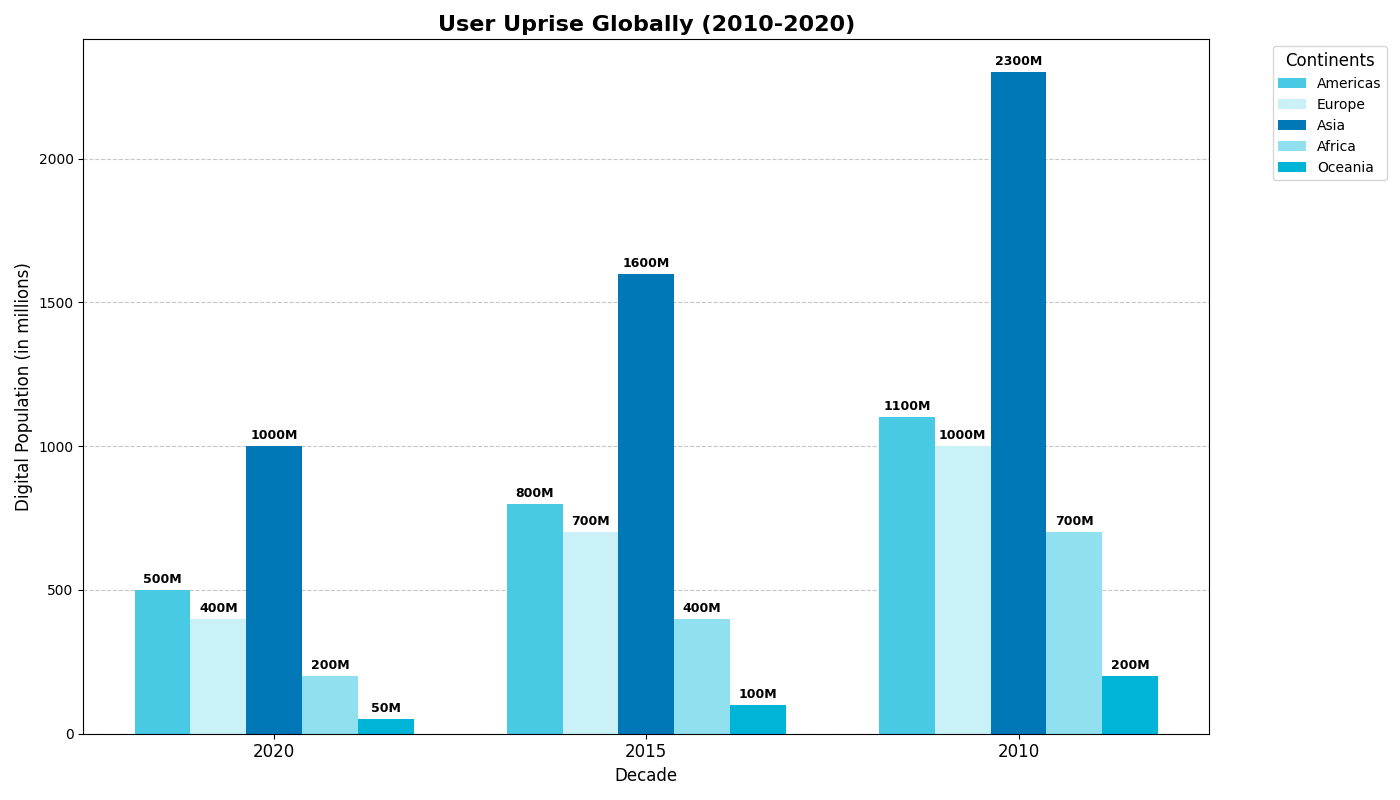

Source code (Python):
import matplotlib.pyplot as plt
import numpy as np

# Define regions and years
regions = ['Americas', 'Europe', 'Asia', 'Africa', 'Oceania']
years = ['2020', '2015', '2010']

# Internet users data (in millions) for each region over the years
internet_users = [
    [500, 800, 1100],  # Americas
    [400, 700, 1000],  # Europe
    [1000, 1600, 2300], # Asia
    [200, 400, 700],    # Africa
    [50, 100, 200]      # Oceania
]

# Shuffled Colors for each region
colors = ['#48cae4', '#caf0f8', '#0077b6', '#90e0ef', '#00b4d8']

fig, ax = plt.subplots(figsize=(14, 8))
bar_width = 0.15
ind = np.arange(len(years))

# Plotting the bars with shuffled colors
for i, (region, color) in enumerate(zip(regions, colors)):
    bar_positions = ind + i * bar_width
    bars = ax.bar(bar_positions, internet_users[i], bar_width, color=color, label=region)
    
    for bar in bars:
        height = bar.get_height()
        ax.annotate(f'{height}M',
                    xy=(bar.get_x() + bar.get_width() / 2, height),
                    xytext=(0, 3),
                    textcoords="offset points",
                    ha='center', va='bottom', fontsize=9, fontweight='bold')

ax.set_xlabel('Decade', fontsize=12)
ax.set_xticks(ind + bar_width * (len(regions) - 1) / 2)
ax.set_xticklabels(years, fontsize=12)
ax.set_ylabel('Digital Population (in millions)', fontsize=12)
ax.set_title('User Uprise Globally (2010-2020)', fontsize=16, fontweight='bold')

ax.legend(title='Continents', fontsize=10, title_fontsize='12', bbox_to_anchor=(1.05, 1), loc='upper left')
ax.yaxis.grid(True, linestyle='--', alpha=0.7)
ax.set_axisbelow(True)

plt.tight_layout()
plt.show()
